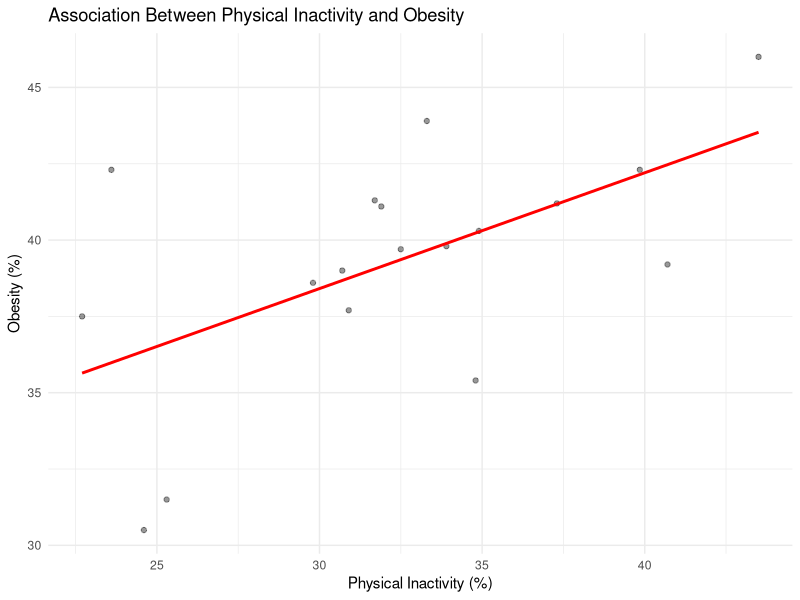
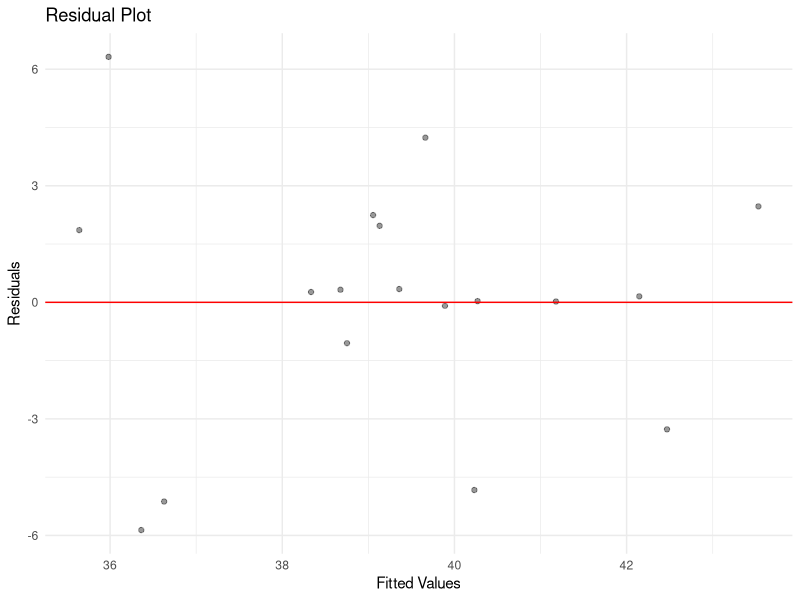
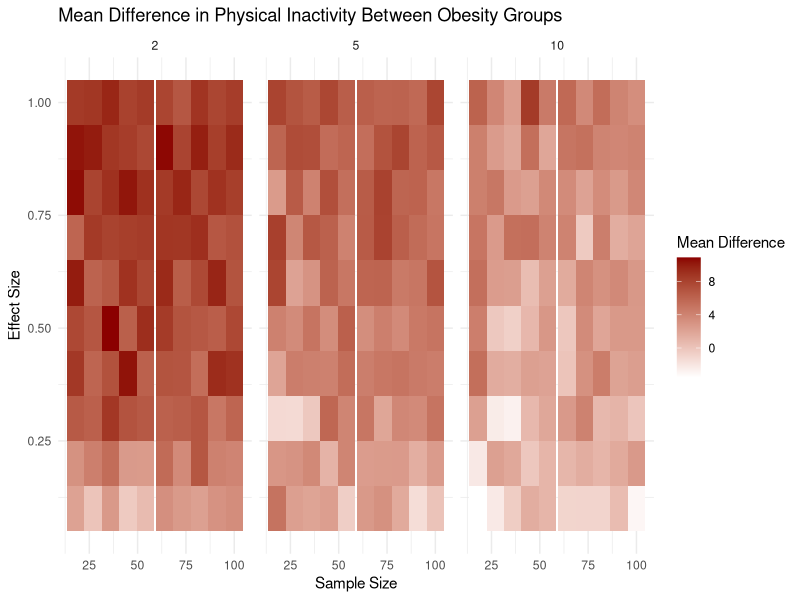

The R source for these figures, in order:
# =====================
# CP04 - Simulation Analysis
# =====================

# Packages
library(ggplot2)
library(dplyr)
library(tidyr)

# =====================
# Load data (USE RELATIVE PATH)
# =====================
data <- read.csv(
  "data/raw/PLACES_sample.csv",
  stringsAsFactors = FALSE
)

# =====================
# Data Preparation
# =====================

data_clean <- data %>%
  filter(Data_Value_Type == "Crude prevalence",
         Year == 2023)

selected <- data_clean %>%
  filter(Measure %in% c("No leisure-time physical activity among adults",
                        "Obesity among adults")) %>%
  select(LocationName, Measure, Data_Value) %>%
  pivot_wider(
    names_from = Measure,
    values_from = Data_Value,
    values_fn = mean
  ) %>%
  rename(
    County = LocationName,
    Physical_Inactivity = `No leisure-time physical activity among adults`,
    Obesity = `Obesity among adults`
  ) %>%
  drop_na()

# =====================
# Scatterplot
# =====================

ggplot(selected, aes(x = Physical_Inactivity, y = Obesity)) +
  geom_point(alpha = 0.4) +
  geom_smooth(method = "lm", se = FALSE, color = "red") +
  labs(
    title = "Association Between Physical Inactivity and Obesity",
    x = "Physical Inactivity (%)",
    y = "Obesity (%)"
  ) +
  theme_minimal()

# =====================
# Residual Plot
# =====================

model <- lm(Obesity ~ Physical_Inactivity, data = selected)

ggplot(data.frame(
  Fitted = fitted(model),
  Residuals = resid(model)
), aes(x = Fitted, y = Residuals)) +
  geom_point(alpha = 0.4) +
  geom_hline(yintercept = 0, color = "red") +
  labs(
    title = "Residual Plot",
    x = "Fitted Values",
    y = "Residuals"
  ) +
  theme_minimal()

# =====================
# Simulation Example
# =====================

set.seed(123)

effect_example <- 0.5
noise_example <- 5
n_example <- 500

X <- rnorm(n_example,
           mean = mean(selected$Physical_Inactivity),
           sd = sd(selected$Physical_Inactivity))

epsilon <- rnorm(n_example, mean = 0, sd = noise_example)

Y <- effect_example * X + 10 + epsilon

sim_data <- data.frame(
  Physical_Inactivity = X,
  Obesity = Y
)

# =====================
# Summary Statistics (Example)
# =====================

summary_stats <- sim_data %>%
  mutate(Obesity_Group = ifelse(Obesity > median(Obesity),
                                "High_Obesity",
                                "Low_Obesity")) %>%
  group_by(Obesity_Group) %>%
  summarise(
    Q1_Inactivity = quantile(Physical_Inactivity, 0.25),
    Median_Inactivity = median(Physical_Inactivity),
    Q3_Inactivity = quantile(Physical_Inactivity, 0.75),
    Mean_Inactivity = mean(Physical_Inactivity),
    .groups = "drop"
  )

print(summary_stats)

# =====================
# Simulation Function
# =====================

simulate_data <- function(effect_size, noise_sd, sample_size) {
  
  X <- rnorm(sample_size,
             mean = mean(selected$Physical_Inactivity),
             sd = sd(selected$Physical_Inactivity))
  
  epsilon <- rnorm(sample_size, mean = 0, sd = noise_sd)
  
  Y <- effect_size * X + 10 + epsilon
  
  sim_data <- data.frame(
    Physical_Inactivity = X,
    Obesity = Y
  )
  
  summary_stats <- sim_data %>%
    mutate(Obesity_Group = ifelse(Obesity > median(Obesity),
                                  "High_Obesity",
                                  "Low_Obesity")) %>%
    group_by(Obesity_Group) %>%
    summarise(
      Q1_Inactivity = quantile(Physical_Inactivity, 0.25),
      Median_Inactivity = median(Physical_Inactivity),
      Q3_Inactivity = quantile(Physical_Inactivity, 0.75),
      Mean_Inactivity = mean(Physical_Inactivity),
      .groups = "drop"
    )
  
  return(list(data = sim_data, summary = summary_stats))
}

# =====================
# Simulation Automation
# =====================

actual_n <- nrow(selected)

effect_sizes <- seq(0.1, 1, length.out = 10)
sample_sizes <- unique(round(seq(100, actual_n, length.out = 10)))
noise_levels <- c(2, 5, 10)

param_grid <- expand.grid(
  effect_size = effect_sizes,
  sample_size = sample_sizes,
  noise_level = noise_levels
)

results <- vector("list", nrow(param_grid))

for (i in 1:nrow(param_grid)) {
  
  sim <- simulate_data(
    effect_size = param_grid$effect_size[i],
    noise_sd = param_grid$noise_level[i],
    sample_size = param_grid$sample_size[i]
  )
  
  results[[i]] <- list(
    parameters = param_grid[i, ],
    simulated_data = sim$data,
    summary_stats = sim$summary
  )
}

# =====================
# Combine Results
# =====================

combined_summary <- do.call(rbind,
  lapply(results, function(res) {
    
    high <- res$summary %>%
      filter(Obesity_Group == "High_Obesity") %>%
      pull(Mean_Inactivity)
    
    low <- res$summary %>%
      filter(Obesity_Group == "Low_Obesity") %>%
      pull(Mean_Inactivity)
    
    data.frame(
      effect_size = res$parameters$effect_size,
      sample_size = res$parameters$sample_size,
      noise_level = res$parameters$noise_level,
      Mean_Difference = high - low
    )
  })
)

# =====================
# Heatmap (IMPORTANT)
# =====================

ggplot(combined_summary,
       aes(x = sample_size,
           y = effect_size,
           fill = Mean_Difference)) +
  geom_tile() +
  facet_wrap(~noise_level) +
  labs(
    title = "Mean Difference in Physical Inactivity Between Obesity Groups",
    x = "Sample Size",
    y = "Effect Size",
    fill = "Mean Difference"
  ) +
  scale_fill_gradient(low = "white", high = "darkred") +
  theme_minimal()
